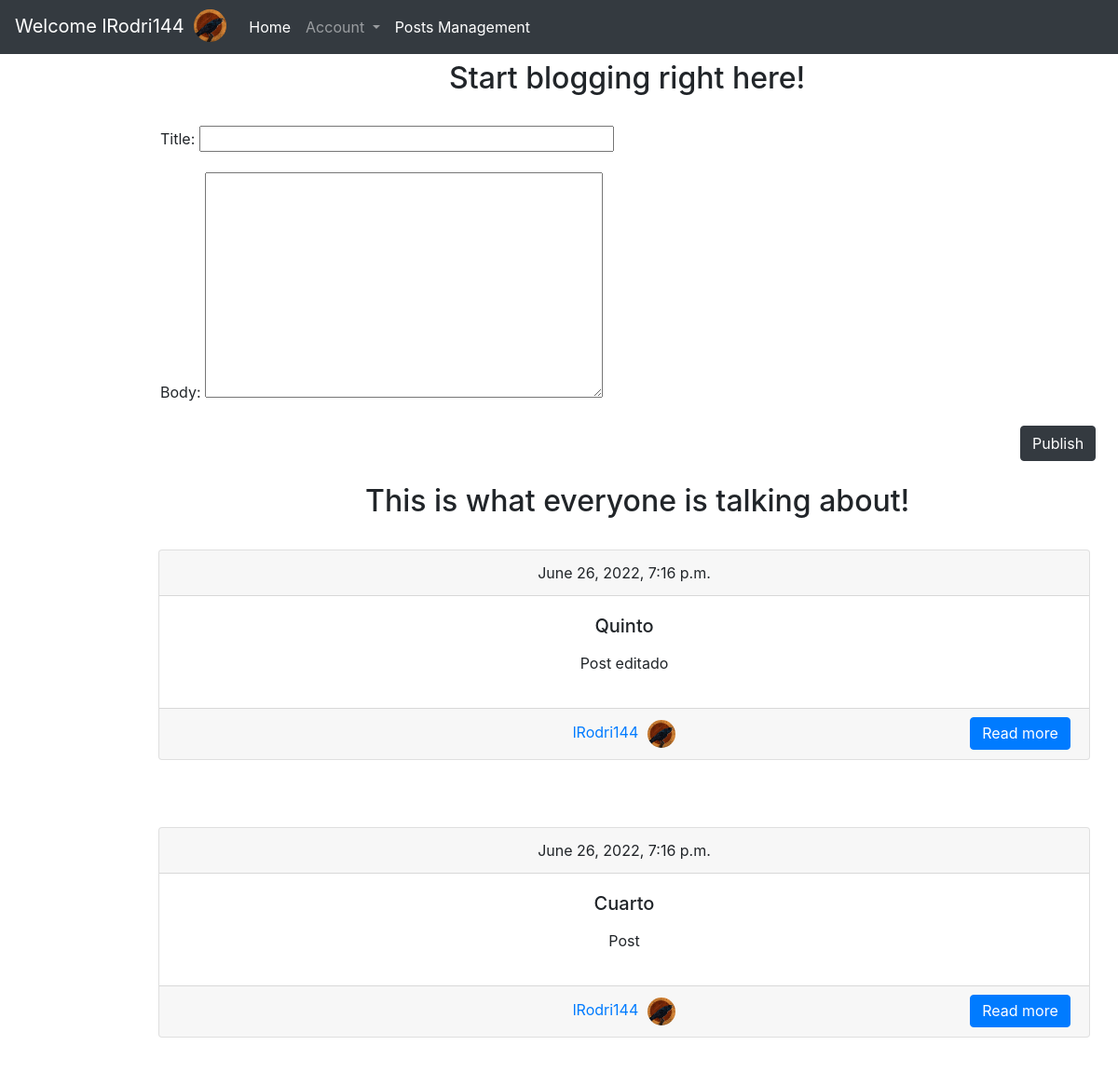
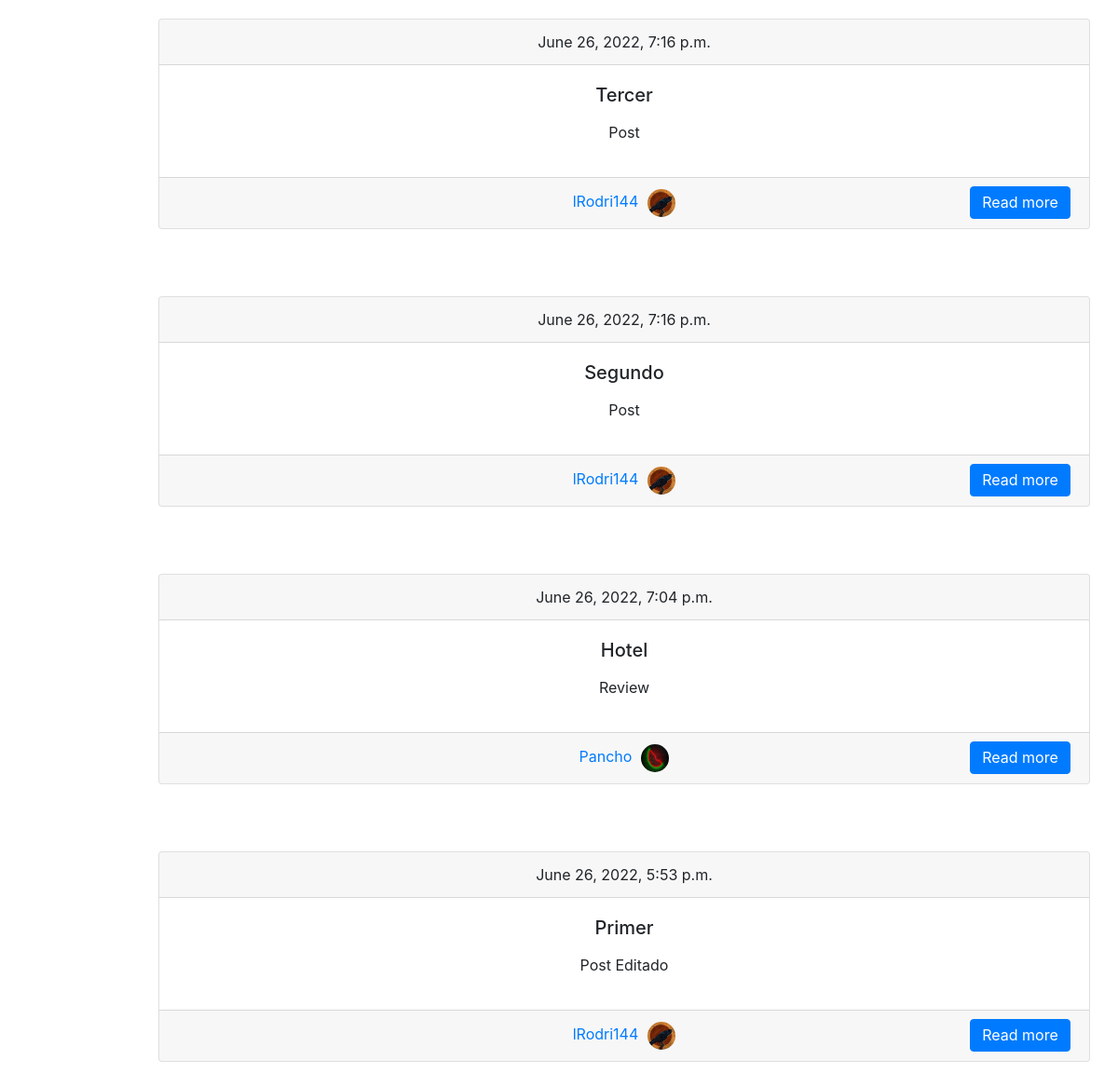
/home/ (signed in), run on an earlier commit of the app's database (2 pictures, top to bottom).
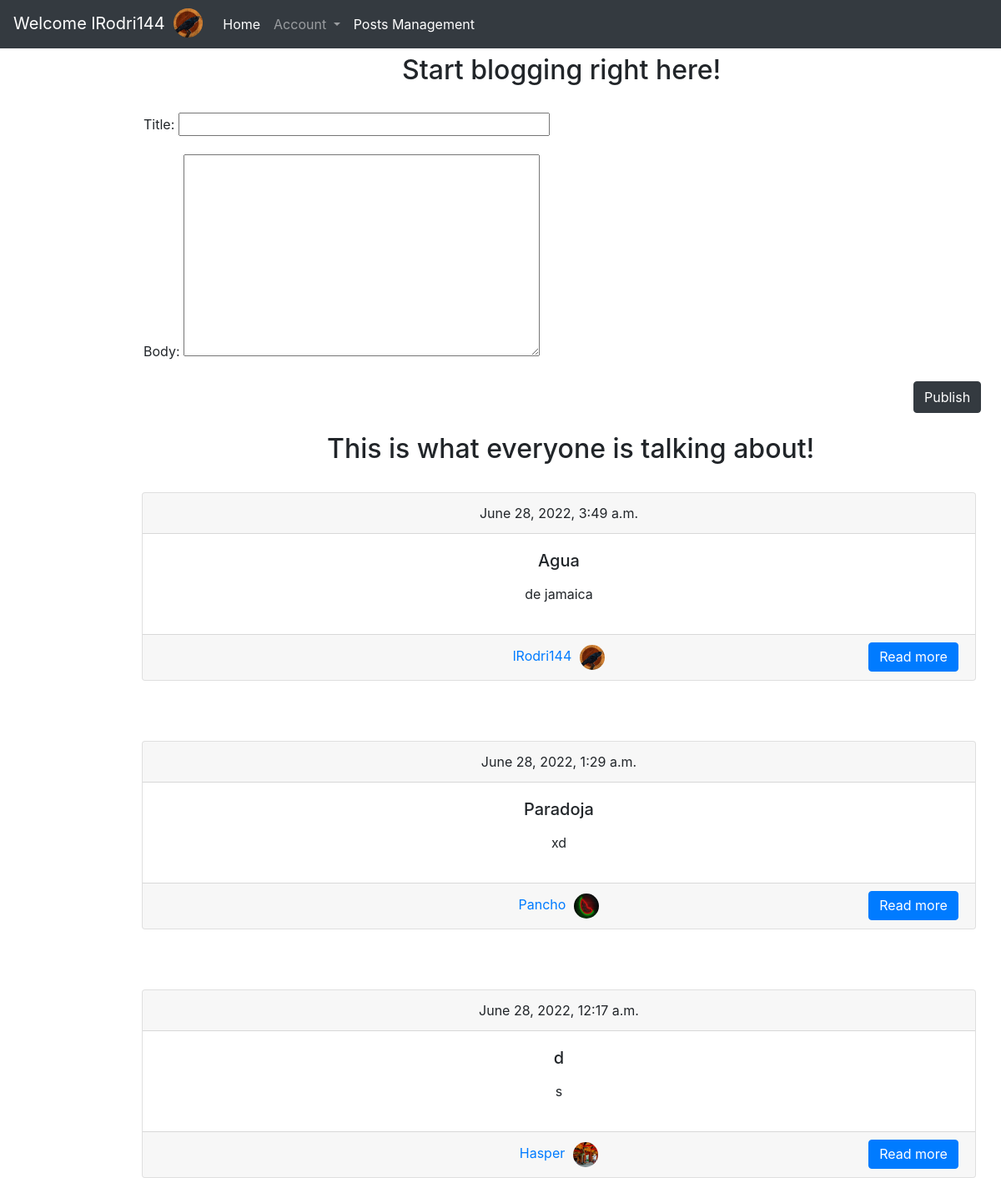
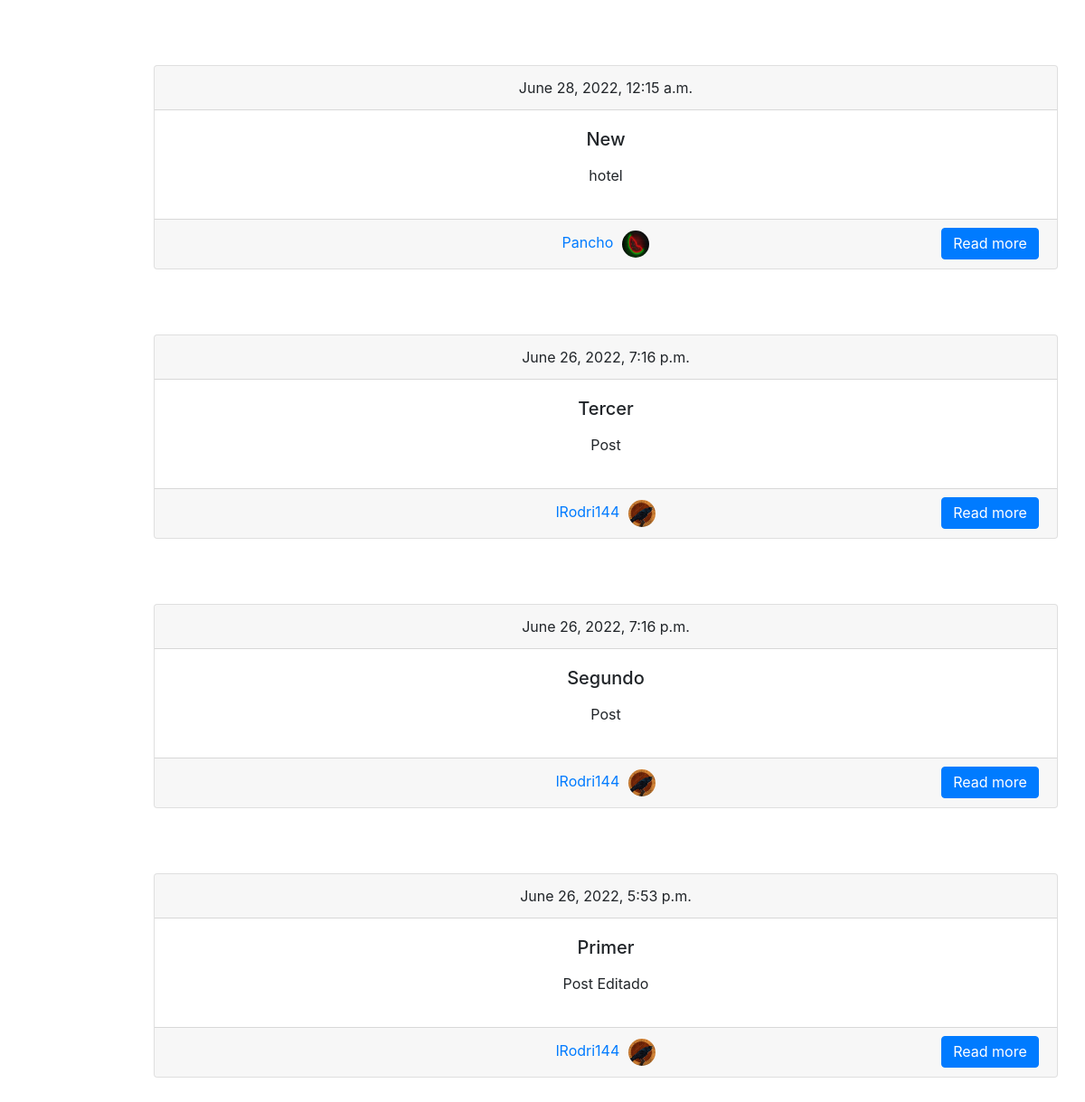
And on a later commit of the database (2 pictures, top to bottom).
### main_app/models.py (models this page shows)
class new_post(models.Model):
    user = models.ForeignKey(User, null=True, on_delete=models.CASCADE)
    title = models.CharField(max_length=255)
    body = RichTextField(null=True, blank=True)
    posted_date = models.DateTimeField(auto_now_add=True, blank=True, null=True)

class user_object(models.Model):
    user = models.OneToOneField(User, null=True ,on_delete=models.CASCADE)
    bio = models.TextField(null=True, blank=True)
    profile_pic = models.ImageField(default='x152415000kjd52054vdgvd5dscg5026215.png', null=True, blank=True)

### main_app/views.py (the view, shortened to what this page needs)
# urls.py: path('', views.my_home, name="my-home"),
@login_required
def my_home(request):
    posts = new_post.objects.all().order_by('-posted_date')
    post = NewPost()
    context = {
        'NewPost':post,
        'posts':posts
    }
    return render(request, 'main_app/home_template.html',context)

### main_app/forms.py
class NewPost(forms.ModelForm):
    class Meta:
        model = new_post
        fields = '__all__'
        exclude = ['user']
        widgets = {
            'title':form_field_size()
        }

### main_app/templates/main_app/home_template.html (shortened to what this page needs)
{% extends 'main_app/base.html' %}
{% load static %}
{% block content %}
<div id="left">
    <form id="homeform" method="POST">
       <h2 id="bigt">Start blogging right here!</h2>  <br>
        {{NewPost.as_p}}
        <button id="homepublish" type="submit" class="btn btn-dark">Publish</button><br> <br>
    </form>
</div>
        <h2 id="bigtwo">This is what everyone is talking about!</h2> <br>
        {% for i in posts %}
            <div id="homeposts">
                <div class="card text-center">
                <div class="card-header">
                    {{i.posted_date}}
                </div>
                <div class="card-body">
                    <h5 class="card-title">{{i.title}}</h5>
                    <p class="card-text">{{i.body|safe|truncatewords:50}}</p>
                </div>
                <div class="card-footer text-muted">
                    <a href="{% url 'profiles-list' i.user.id %}">{{i.user}}<img id="objphotohome" src="{{i.user.user_object.profile_pic.url}}" height="30" width="30" class="rounded-circle"></a>
                    <div id="homereadmore">
                        <a id="homereadmorebutton" href="{% url 'blog-pages' i.id %}" class="btn btn-primary"><p id="preadm">Read more</p></a>
                    </div>
                </div>
                </div>
            </div> <br> <br> <br>
        {% endfor %}
{% endblock content %}

What changed in the data, as far as the page shows it:
removed new_post: posted_date "June 26, 2022, 7:16 p.m.", title "Quinto", body "Post editado", user "lRodri144", user.user_object.profile_pic (picture)
removed new_post: posted_date "June 26, 2022, 7:16 p.m.", title "Cuarto", body "Post", user "lRodri144", user.user_object.profile_pic (picture)
removed new_post: posted_date "June 26, 2022, 7:04 p.m.", title "Hotel", body "Review", user "Pancho", user.user_object.profile_pic (picture)
added new_post: posted_date "June 28, 2022, 3:49 a.m.", title "Agua", body "de jamaica", user "lRodri144", user.user_object.profile_pic (picture)
added new_post: posted_date "June 28, 2022, 1:29 a.m.", title "Paradoja", body "xd", user "Pancho", user.user_object.profile_pic (picture)
added new_post: posted_date "June 28, 2022, 12:17 a.m.", title "d", body "s", user "Hasper", user.user_object.profile_pic (picture)
added new_post: posted_date "June 28, 2022, 12:15 a.m.", title "New", body "hotel", user "Pancho", user.user_object.profile_pic (picture)
